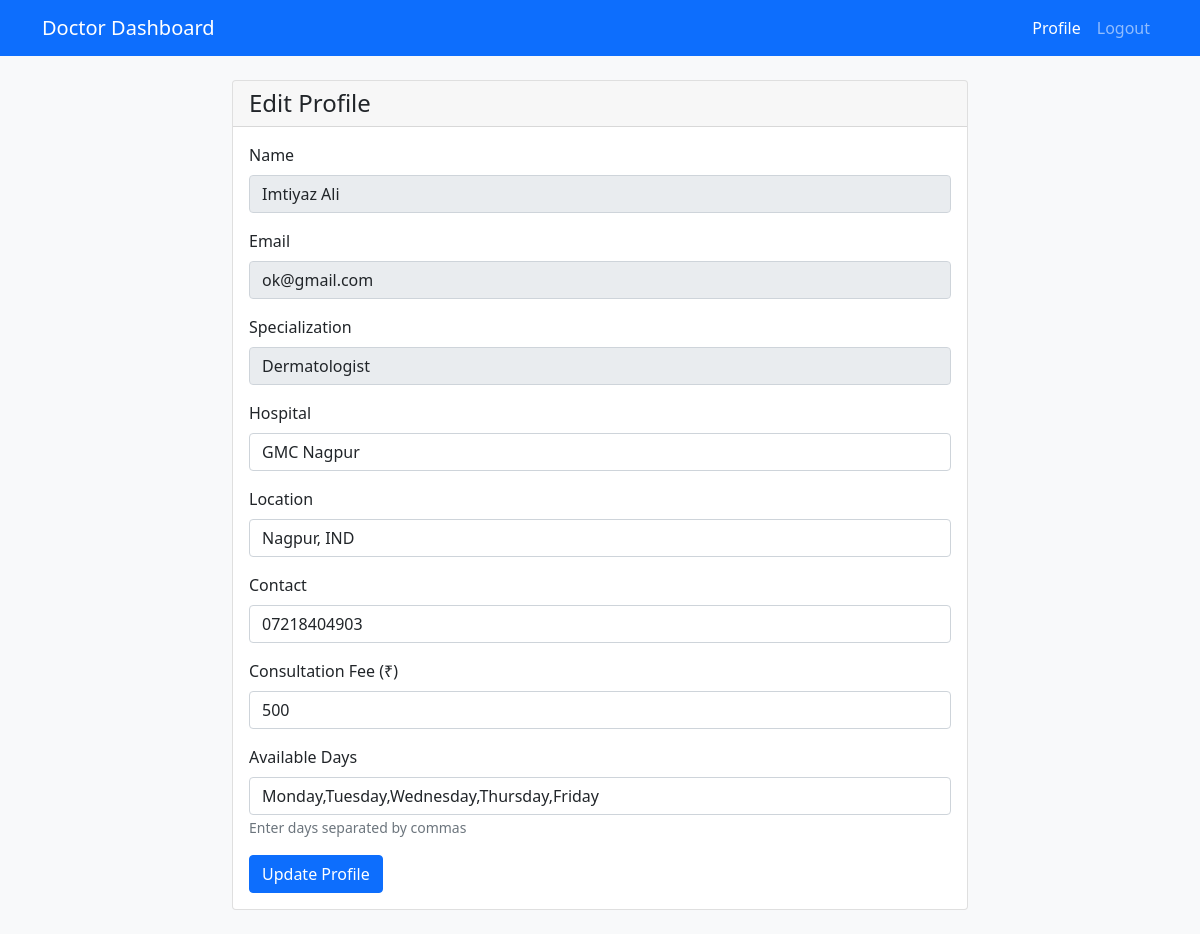
/doctor/profile (signed in), run on the app's committed database.
### tables this page shows
CREATE TABLE doctors (
                id INTEGER PRIMARY KEY AUTOINCREMENT,
                name TEXT NOT NULL,
                email TEXT UNIQUE NOT NULL,
                password TEXT NOT NULL,
                specialization TEXT NOT NULL,
                hospital TEXT NOT NULL,
                location TEXT NOT NULL,
                contact TEXT NOT NULL,
                rating FLOAT DEFAULT 4.5,
                reviews_count INTEGER DEFAULT 0,
                experience_years INTEGER DEFAULT 10,
                success_rate FLOAT DEFAULT 95.0,
                consultation_fee DECIMAL(10,2) DEFAULT 500.00,
                hospital_description TEXT,
                doctor_description TEXT,
                available_days TEXT DEFAULT 'Monday,Tuesday,Wednesday,Thursday,Friday'
            );

### app.py (the view, shortened to what this page needs)
@app.route("/doctor/profile", methods=["GET", "POST"])
def doctor_profile():
    if "doctor_id" not in session:
        flash("Please login first!", "warning")
        return redirect(url_for("doctor_login"))
    try:
        with sqlite3.connect("users.db") as conn:
            cursor = conn.cursor()
            cursor.execute("""
                SELECT * FROM doctors WHERE id = ?
            """, (session["doctor_id"],))
            doctor = cursor.fetchone()
        return render_template("doctorProfile.html", doctor=doctor, logged_in=True)
    except Exception as e:
        flash(f"Error loading profile: {str(e)}", "danger")
        return redirect(url_for("doctor_dashboard"))

### templates/doctorProfile.html (shortened to what this page needs)
<!DOCTYPE html>
<html lang="en">
<head>
    <link href="https://cdn.jsdelivr.net/npm/bootstrap@5.1.3/dist/css/bootstrap.min.css" rel="stylesheet">
    <link rel="stylesheet" href="https://cdnjs.cloudflare.com/ajax/libs/font-awesome/6.0.0/css/all.min.css">
</head>
<body class="bg-light">
    <nav class="navbar navbar-expand-lg navbar-dark bg-primary">
        <div class="container">
            <a class="navbar-brand" href="{{ url_for('doctor_dashboard') }}">Doctor Dashboard</a>
            <div class="collapse navbar-collapse" id="navbarNav">
                <ul class="navbar-nav ms-auto">
                    <li class="nav-item">
                        <a class="nav-link active" href="#">Profile</a>
                    </li>
                    <li class="nav-item">
                        <a class="nav-link" href="{{ url_for('logout') }}">Logout</a>
                    </li>
                </ul>
            </div>
        </div>
    </nav>
    <div class="container py-4">
        <div class="row">
            <div class="col-md-8 mx-auto">
                <div class="card">
                    <div class="card-header">
                        <h4 class="mb-0">Edit Profile</h4>
                    </div>
                    <div class="card-body">
                        <form method="POST" action="{{ url_for('doctor_profile') }}">
                            <div class="mb-3">
                                <label class="form-label">Name</label>
                                <input type="text" class="form-control" value="{{ doctor[1] }}" readonly>
                            </div>
                            <div class="mb-3">
                                <label class="form-label">Email</label>
                                <input type="email" class="form-control" value="{{ doctor[2] }}" readonly>
                            </div>
                            <div class="mb-3">
                                <label class="form-label">Specialization</label>
                                <input type="text" class="form-control" value="{{ doctor[4] }}" readonly>
                            </div>
                            <div class="mb-3">
                                <label class="form-label">Hospital</label>
                                <input type="text" class="form-control" name="hospital" value="{{ doctor[5] }}" required>
                            </div>
                            <div class="mb-3">
                                <label class="form-label">Location</label>
                                <input type="text" class="form-control" name="location" value="{{ doctor[6] }}" required>
                            </div>
                            <div class="mb-3">
                                <label class="form-label">Contact</label>
                                <input type="text" class="form-control" name="contact" value="{{ doctor[7] }}" required>
                            </div>
                            <div class="mb-3">
                                <label class="form-label">Consultation Fee (₹)</label>
                                <input type="number" class="form-control" name="consultation_fee" value="{{ doctor[12] }}" required>
                            </div>
                            <div class="mb-3">
                                <label class="form-label">Available Days</label>
                                <input type="text" class="form-control" name="available_days" value="{{ doctor[15] }}"
                                       placeholder="e.g., Monday,Tuesday,Wednesday" required>
                                <small class="text-muted">Enter days separated by commas</small>
                            </div>
                            <button type="submit" class="btn btn-primary">Update Profile</button>
                        </form>
                    </div>
                </div>
            </div>
        </div>
    </div>
</body>
</html>

### data on the page
doctors: name "Imtiyaz Ali", email "ok@gmail.com", specialization "Dermatologist", hospital "GMC Nagpur", location "Nagpur, IND", contact "07218404903", consultation_fee "500", available_days "Monday,Tuesday,Wednesday,Thursday,Friday"
